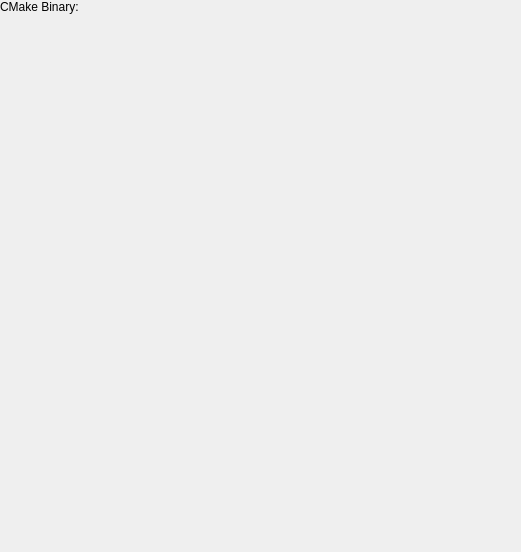
<ui version="4.0" >
 <class>CMakeConfig</class>
 <widget class="QWidget" name="CMakeConfig" >
  <property name="geometry" >
   <rect>
    <x>0</x>
    <y>0</y>
    <width>521</width>
    <height>552</height>
   </rect>
  </property>
  <property name="windowTitle" >
   <string>Form</string>
  </property>
  <layout class="QGridLayout" >
   <property name="margin" >
    <number>0</number>
   </property>
   <property name="spacing" >
    <number>6</number>
   </property>
   <item row="1" column="1" >
    <spacer>
     <property name="orientation" >
      <enum>Qt::Vertical</enum>
     </property>
     <property name="sizeHint" >
      <size>
       <width>20</width>
       <height>40</height>
      </size>
     </property>
    </spacer>
   </item>
   <item row="0" column="0" >
    <widget class="QLabel" name="label1" >
     <property name="text" >
      <string>CMake Binary:</string>
     </property>
     <property name="textFormat" >
      <enum>Qt::PlainText</enum>
     </property>
     <property name="buddy" >
      <cstring>kcfg_cmakebin</cstring>
     </property>
    </widget>
   </item>
   <item row="0" column="1" >
    <widget class="KUrlRequester" name="kcfg_cmakebin" />
   </item>
  </layout>
 </widget>
 <customwidgets>
  <customwidget>
   <class>KUrlRequester</class>
   <extends>QFrame</extends>
   <header>kurlrequester.h</header>
  </customwidget>
 </customwidgets>
 <resources/>
 <connections/>
</ui>
